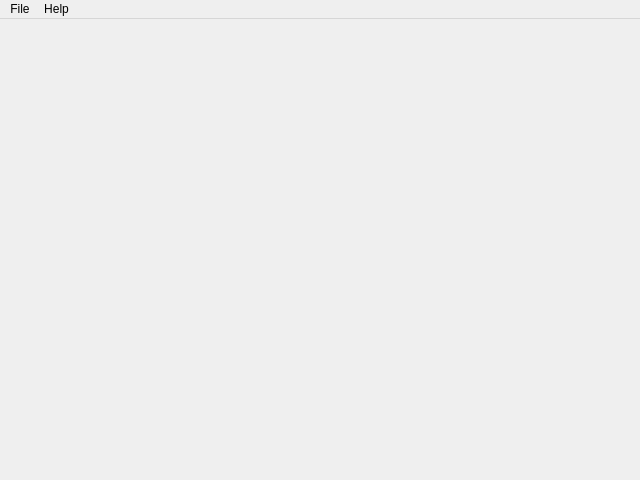
<?xml version="1.0" encoding="UTF-8"?>
<ui version="4.0">
 <class>MainWindow</class>
 <widget class="QMainWindow" name="MainWindow">
  <property name="geometry">
   <rect>
    <x>0</x>
    <y>0</y>
    <width>640</width>
    <height>480</height>
   </rect>
  </property>
  <property name="acceptDrops">
   <bool>false</bool>
  </property>
  <property name="windowTitle">
   <string>Mandelbrot Fractal</string>
  </property>
  <widget class="QWidget" name="centralwidget"/>
  <widget class="QMenuBar" name="menubar">
   <property name="geometry">
    <rect>
     <x>0</x>
     <y>0</y>
     <width>640</width>
     <height>19</height>
    </rect>
   </property>
   <widget class="QMenu" name="menuFile">
    <property name="title">
     <string>File</string>
    </property>
    <addaction name="actionExport_Image"/>
    <addaction name="separator"/>
    <addaction name="actionExit"/>
   </widget>
   <widget class="QMenu" name="menuHelp">
    <property name="title">
     <string>Help</string>
    </property>
    <addaction name="actionAbout"/>
   </widget>
   <addaction name="menuFile"/>
   <addaction name="menuHelp"/>
  </widget>
  <action name="actionExport_Image">
   <property name="text">
    <string>Export Image</string>
   </property>
  </action>
  <action name="actionExit">
   <property name="text">
    <string>Exit</string>
   </property>
  </action>
  <action name="actionAbout">
   <property name="text">
    <string>About</string>
   </property>
  </action>
 </widget>
 <resources/>
 <connections/>
</ui>
